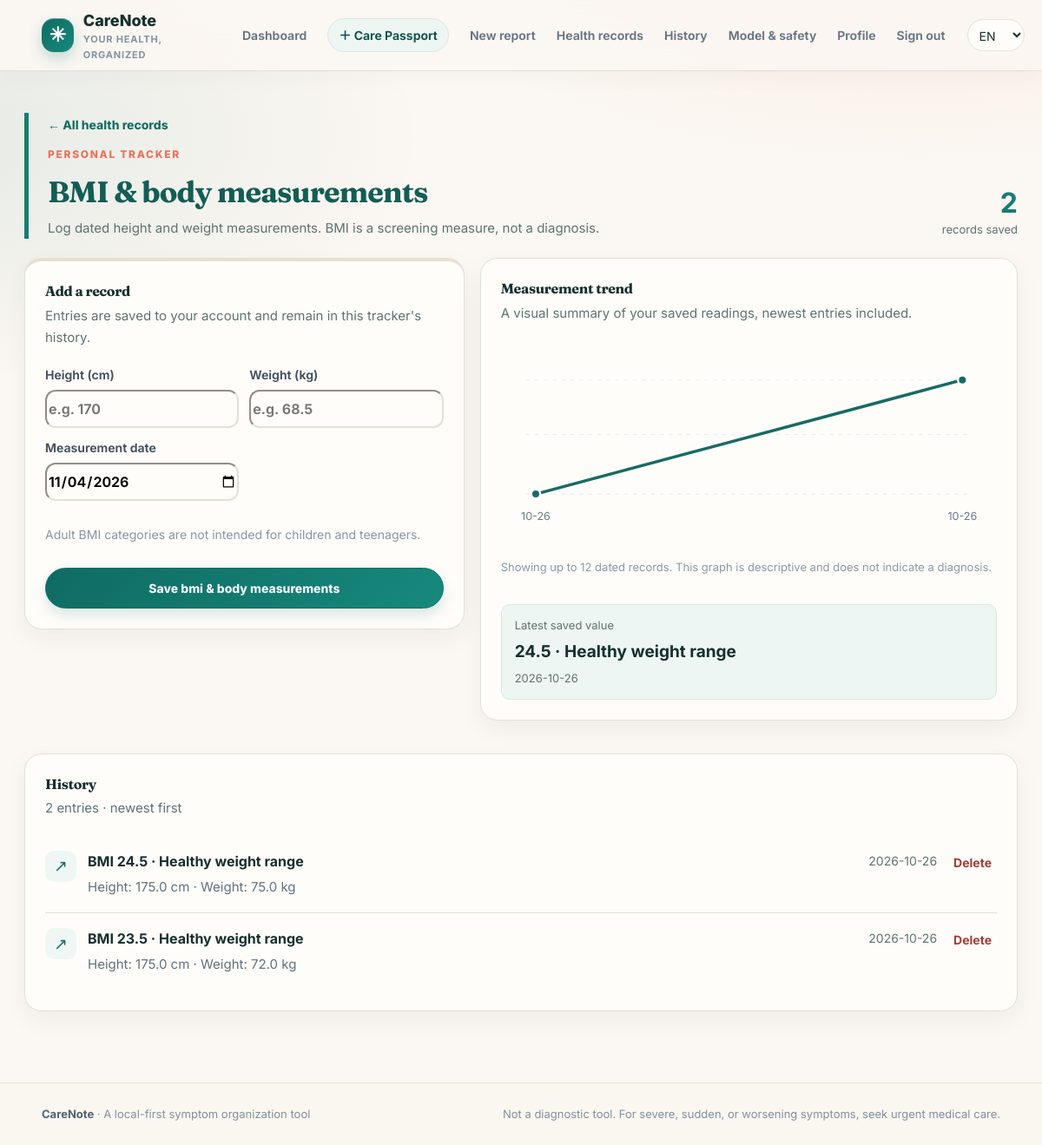
Page /health-records/bmi (signed in) on the committed database.
### tables this page shows
CREATE TABLE health_entries (
                id INTEGER PRIMARY KEY AUTOINCREMENT, user_id INTEGER NOT NULL,
                entry_type TEXT NOT NULL, entry_json TEXT NOT NULL, recorded_at TEXT NOT NULL,
                FOREIGN KEY(user_id) REFERENCES users(id) ON DELETE CASCADE);

### app.py (the view, shortened to what this page needs)
    @app.route("/health-records/<section>", methods=["GET", "POST"])
    @login_required
    def health_record_detail(section):
        if section not in HEALTH_SECTIONS: abort(404)
        cfg = HEALTH_SECTIONS[section]
        all_entries = load_health_entries(g.user["id"])
        entries = [item for item in all_entries if section_matches(section, item)]
        entries.sort(key=lambda item: (item.get("date") or item["recorded_at"][:10], item["recorded_at"]))
        profile_record = load_health_profile_record(g.user["id"])
        passport_profile = profile_record["profile"] if profile_record else None
        passport_bmi = passport_tracker_value("bmi", profile_record)
        passport_medications = passport_profile.get("medications", []) if passport_profile else []
        passport_has_medication_status = bool(
            passport_profile and (passport_medications or passport_profile.get("no_medications"))
        )
        numeric_key = {"bmi": "bmi", "blood-pressure": "systolic", "temperature": "value", "pulse": "bpm"}.get(section)
        graph_points = []
        graph_points_secondary = []
        if numeric_key and entries:
            chart_entries = entries[-12:]
            if section == "bmi" and passport_value_is_newest(passport_bmi, entries):
                chart_entries = entries[-11:] + [passport_bmi["item"]]
                chart_entries.sort(key=lambda item: (item.get("date") or item["recorded_at"][:10], item["recorded_at"]))
            values = []
            secondary_values = []
            for item in chart_entries:
                value = float(item.get(numeric_key, 0))
                if section == "temperature" and item.get("unit") == "F": value = (value - 32) * 5 / 9
                values.append(value)
                if section == "blood-pressure": secondary_values.append(float(item.get("diastolic", 0)))
            all_values = values + secondary_values
            low, high = min(all_values), max(all_values)
            spread = high - low or max(abs(high) * 0.1, 1)
            for index, (item, value) in enumerate(zip(chart_entries, values)):
                x = 35 + (index * 430 / max(1, len(chart_entries) - 1))
                y = 155 - ((value - low) / spread) * 115
                label = (item.get("date") or item["recorded_at"][:10])[-5:]
                graph_points.append({"x": round(x, 1), "y": round(y, 1), "coords": f"{x:.1f},{y:.1f}", "label": label, "value": round(value, 1)})
                if section == "blood-pressure":
                    dvalue = secondary_values[index]
                    dy = 155 - ((dvalue - low) / spread) * 115
                    graph_points_secondary.append({"x": round(x, 1), "y": round(dy, 1), "coords": f"{x:.1f},{dy:.1f}", "label": label, "value": round(dvalue, 1)})
        severity_counts = []
        if section == "symptoms":
            severity_counts = [{"label": label, "count": sum(1 for item in entries if item.get("severity") == label)} for label in ("Mild", "Moderate", "Severe", "Unsure")]
        activity_counts = []
        if section in {"symptoms", "medications", "appointments"}:
            grouped = Counter((item.get("date") or item["recorded_at"][:10]) for item in entries)
            activity_counts = [{"date": day, "count": count} for day, count in sorted(grouped.items())[-8:]]
        activity_max = max([row["count"] for row in activity_counts], default=1)
        latest = entries[-1] if entries else None
        latest_value = health_display_value(section, latest) if latest else None
        latest_source = ""
        passport_value = passport_tracker_value(section, profile_record)
        if passport_value_is_newest(passport_value, entries):
            latest = {"date": passport_value["date"], "recorded_at": passport_value["recorded_at"]}
            latest_value = passport_value["value"]
            latest_source = passport_value["source"]
        return render_template("health_record_detail.html", title=cfg["title"], section=section, config=cfg, entries=list(reversed(entries[-100:])), today=datetime.now(timezone.utc).date().isoformat(), graph_points=graph_points, graph_polyline=" ".join(point["coords"] for point in graph_points), graph_points_secondary=graph_points_secondary, graph_polyline_secondary=" ".join(point["coords"] for point in graph_points_secondary), severity_counts=severity_counts, activity_counts=activity_counts, activity_max=activity_max, latest=latest, latest_value=latest_value, latest_source=latest_source, total=len(entries), passport_profile=passport_profile, passport_record=profile_record, passport_bmi=passport_bmi, passport_medications=passport_medications, passport_has_medication_status=passport_has_medication_status)

### templates/health_record_detail.html (shortened to what this page needs)
{% extends 'base.html' %}
{% block content %}
<section class="page-heading compact health-detail-heading tool-{{ config.accent }}"><div><a class="text-link" href="{{ url_for('health_records_page') }}">← All health records</a><div class="eyebrow">PERSONAL TRACKER</div><h1>{{ config.title }}</h1><p>{% if section=='bmi' %}Log dated height and weight measurements. BMI is a screening measure, not a diagnosis.{% elif section=='blood-pressure' %}Save each reading with its date and review systolic and diastolic trends.{% elif section=='temperature' %}Record temperatures in Celsius or Fahrenheit. The conversion is for reference only.{% elif section=='pulse' %}Keep a dated record of heart rate in beats per minute.{% elif section=='symptoms' %}Keep a timeline of symptoms, their severity, duration, and any notes.{% elif section=='medications' %}Document medications and the instructions you have been given. CareNote does not recommend medication or dosage.{% else %}Write down questions and topics you want to discuss with your clinician.{% endif %}</p></div><div class="health-detail-stat"><strong>{{ total }}</strong><span>{{ 'record' if total==1 else 'records' }} saved</span></div></section>
<div class="health-detail-layout">
<section class="panel health-detail-form tool-{{ config.accent }}"><div class="panel-heading"><div><h2>Add a record</h2><p>Entries are saved to your account and remain in this tracker's history.</p></div></div>
{% if section in ['bmi','blood-pressure','temperature','pulse'] %}
<form method="post" action="{{ url_for('health_record_detail',section=section) }}" class="health-log-form"><input type="hidden" name="csrf_token" value="{{ csrf_token() }}"><input type="hidden" name="entry_type" value="measurement">
{% if section=='bmi' %}<div class="health-field-grid"><label>Height (cm)<input required type="number" name="height_cm" min="50" max="250" step="0.1" placeholder="e.g. 170"></label><label>Weight (kg)<input required type="number" name="weight_kg" min="2" max="500" step="0.1" placeholder="e.g. 68.5"></label><label>Measurement date<input type="date" name="date" value="{{ today }}" required></label></div><p class="field-help">Adult BMI categories are not intended for children and teenagers.</p>
{% else %}<div class="health-field-grid"><label>Heart rate (BPM)<input required type="number" name="bpm" min="20" max="300" placeholder="e.g. 72"></label><label>Reading date<input type="date" name="date" value="{{ today }}" required></label></div>{% endif %}
<button class="button" type="submit">Save {{ config.title|lower }}</button></form>
{% endif %}
</section>
<section class="panel health-trend-panel"><div class="panel-heading"><div><h2>{% if section in ['bmi','blood-pressure','temperature','pulse'] %}Measurement trend{% elif section=='symptoms' %}Severity overview{% elif section=='medications' %}Medication history{% else %}Appointment history{% endif %}</h2><p>{% if section in ['bmi','blood-pressure','temperature','pulse'] %}A visual summary of your saved readings, newest entries included.{% elif section=='symptoms' %}Count of symptom entries by self-reported severity.{% else %}Your saved entries, ordered by date.{% endif %}</p></div></div>
{% if graph_points %}<div class="health-svg-wrap"><svg class="health-line-chart" viewBox="0 0 500 205" role="img" aria-label="Trend of saved {{ config.title|lower }} readings"><line x1="25" y1="40" x2="475" y2="40" class="chart-grid-line"/><line x1="25" y1="95" x2="475" y2="95" class="chart-grid-line"/><line x1="25" y1="155" x2="475" y2="155" class="chart-grid-line"/><polyline points="{{ graph_polyline }}" class="health-chart-line"/>{% if section=='blood-pressure' %}<polyline points="{{ graph_polyline_secondary }}" class="health-chart-line health-chart-line-secondary"/>{% endif %}{% for point in graph_points %}<circle cx="{{ point.x }}" cy="{{ point.y }}" r="4.5" class="health-chart-dot"><title>{{ point.label }}: {{ point.value }}</title></circle><text x="{{ point.x }}" y="181" text-anchor="middle" class="health-chart-label">{{ point.label }}</text>{% endfor %}</svg><p class="chart-footnote">{% if section=='blood-pressure' %}Systolic is shown as the main line and diastolic as the second line.{% elif section=='temperature' %}Temperatures are normalized to Celsius for comparison.{% endif %} Showing up to 12 dated records. This graph is descriptive and does not indicate a diagnosis.</p></div>{% endif %}
{% if latest %}<div class="health-latest-callout"><span>Latest saved value</span><strong>{{ latest_value }}</strong><small>{{ latest.date or latest.recorded_at[:10] }}</small></div>{% endif %}
</section>
</div>
<section class="panel health-log-history"><div class="panel-heading"><div><h2>History</h2><p>{{ total }} {{ 'entry' if total==1 else 'entries' }} · newest first</p></div></div>
{% if entries %}<div class="health-log-list">{% for entry in entries %}<article class="health-log-row"><div class="health-log-badge">{% if section=='bmi' %}↗{% elif section=='blood-pressure' %}♡{% elif section=='temperature' %}℃{% elif section=='pulse' %}♥{% elif section=='symptoms' %}◷{% elif section=='medications' %}▤{% else %}✎{% endif %}</div><div class="health-log-content"><div class="health-log-row-top"><strong>{% if section=='bmi' %}BMI {{ entry.bmi }} · {{ entry.category }}{% elif section=='blood-pressure' %}{{ entry.systolic|int }}/{{ entry.diastolic|int }} mmHg{% elif section=='temperature' %}{{ entry.value }} °{{ entry.unit }}{% if entry.unit=='C' %} ({{ ((entry.value|float * 9 / 5) + 32)|round(1) }} °F){% else %} ({{ (((entry.value|float - 32) * 5 / 9))|round(1) }} °C){% endif %}{% elif section=='pulse' %}{{ entry.bpm|int }} BPM{% elif section=='symptoms' %}{{ entry.symptom }}{% elif section=='medications' %}{{ entry.name }}{% else %}Appointment questions{% endif %}</strong><span>{{ entry.date or entry.recorded_at[:10] }}</span></div>{% if section=='bmi' %}<p>Height: {{ entry.height_cm }} cm · Weight: {{ entry.weight_kg }} kg</p>{% elif section=='symptoms' %}<p>{{ entry.severity }} · Duration: {{ entry.duration }}{% if entry.notes %} · {{ entry.notes }}{% endif %}</p>{% elif section=='medications' %}<p>Dosage: {{ entry.dosage or 'Not entered' }} · Schedule: {{ entry.schedule or 'Not entered' }}</p>{% elif section=='appointments' %}<p class="saved-question-text">{{ entry.questions }}</p>{% endif %}</div><form method="post" action="{{ url_for('delete_health_entry',entry_id=entry.id) }}"><input type="hidden" name="csrf_token" value="{{ csrf_token() }}"><button class="text-button delete-log-button" type="submit" data-confirm="Delete this health record?">Delete</button></form></article>{% endfor %}</div>{% else %}<div class="empty-state"><h3>No records saved yet</h3><p>Your new entries will appear here, with their dates and details.</p></div>{% endif %}</section>
{% endblock %}

### static/theme.css (style rules this page uses)
:root { --ink:#16302f;--muted:#5f7371;--line:#e7dfd3;--bg:#fbf7f2;--brand:#0f6b63;--brand-dark:#0a4f49;--coral:#e8725c;--sun:#f4c26b;--mint:#dff1ec;--lav:#ece7f8;--peach:#ffe9dc;--blue:#e3eefb;--teal-deep:#0c3b38;--shadow:0 18px 40px rgba(15,70,64,.09) }
body { background:radial-gradient(900px 420px at 88% -8%,rgba(232,114,92,.10),transparent 70%),radial-gradient(800px 400px at -6% 12%,rgba(15,107,99,.09),transparent 70%),var(--bg) }
h1,h2,.pp-who strong { font-family:Fraunces,Georgia,"Times New Roman",serif;letter-spacing:-.02em }
.button { border-radius:999px }
.button:not(.button-secondary):not(.button-danger) { background:var(--brand) }
.panel,.stat-card,.feature-card,.auth-card { border-radius:20px;border-color:var(--line) }
.eyebrow { color:var(--coral);letter-spacing:.14em }
:root { --paper: #fffdfa; --paper-deep: #f4eee6; --coral-soft: #fff0e9; --teal-soft: #edf6f2; }
body { color: var(--ink); font-family: Inter, "Segoe UI", Roboto, Arial, sans-serif; }
h1, h2, .auth-aside h1, .health-detail-heading h1 { font-family: Fraunces, Georgia, "Times New Roman", serif; letter-spacing: -.025em; }
.button:not(.button-secondary):not(.button-danger) { background: linear-gradient(135deg, var(--brand), #17897d); border-color: var(--brand); box-shadow: 0 7px 16px rgba(15, 107, 99, .16); }
.eyebrow { color: var(--coral); }
.panel, .stat-card, .feature-card, .auth-card, .wizard-main, .wizard-aside, .review-card, .notice-card, .health-tool-card, .health-log-history, .health-trend-panel, .health-detail-form, .model-stats, .danger-zone { border-color: var(--line); border-radius: 20px; box-shadow: 0 10px 28px rgba(15, 70, 64, .055); }
.panel, .stat-card, .feature-card, .auth-card, .wizard-main, .wizard-aside, .review-card, .notice-card, .health-tool-card, .health-log-history, .health-trend-panel, .health-detail-form, .model-stats, .danger-zone, .health-hub-card, .profile-health-item { background-color: var(--paper); }
.feature-card, .stat-card, .health-hub-card, .profile-health-item, .report-row, .health-log-row, .quick-links a { transition: transform .2s ease, box-shadow .2s ease, border-color .2s ease; }
.form-stack input, .form-stack select, .form-stack textarea, .search-row input, .health-log-form input, .health-log-form select, .health-log-form textarea, .health-detail-form input, .health-detail-form select, .health-detail-form textarea, .symptom-search input { border-color: var(--line); border-radius: 12px; background-color: var(--paper); }
.symptom-option, .choice-card, .report-row, .health-log-row, .health-report-grid > div, .metric-grid > div, .safety-list > div { border-color: var(--line); background-color: var(--paper); }
.review-safety, .info-panel, .health-records-intro, .health-latest-callout, .ob-privacy { background: var(--teal-soft); border-color: #d5e9e1; }

### rows in the picture
health_entries: bmi "24.5", category "Healthy weight range", recorded_at "2026-10-26", height_cm "175.0", weight_kg "75.0"
health_entries: bmi "23.5", category "Healthy weight range", recorded_at "2026-10-26", height_cm "175.0", weight_kg "72.0"

### other values in the picture
{{ config.title }} "BMI & body measurements"
{{ total }} "2"
{{ 'record' if total==1 else 'records' }} "records"
{{ config.title|lower }} "bmi & body measurements"
{{ point.label }} "10-26" "10-26"
{{ latest_value }} "24.5 · Healthy weight range"
{{ latest.date or latest.recorded_at[:10] }} "2026-10-26"
{{ 'entry' if total==1 else 'entries' }} "entries"
